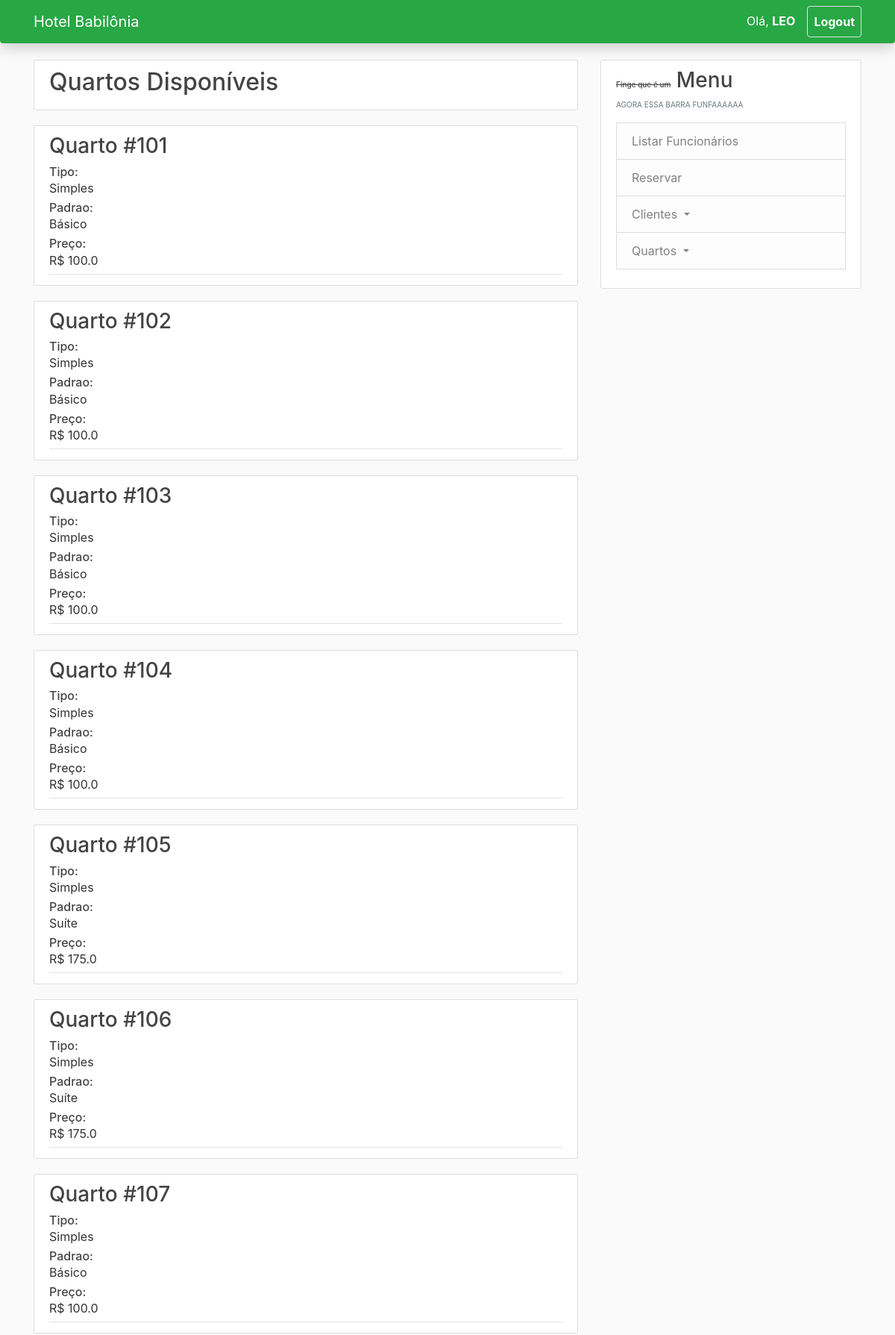
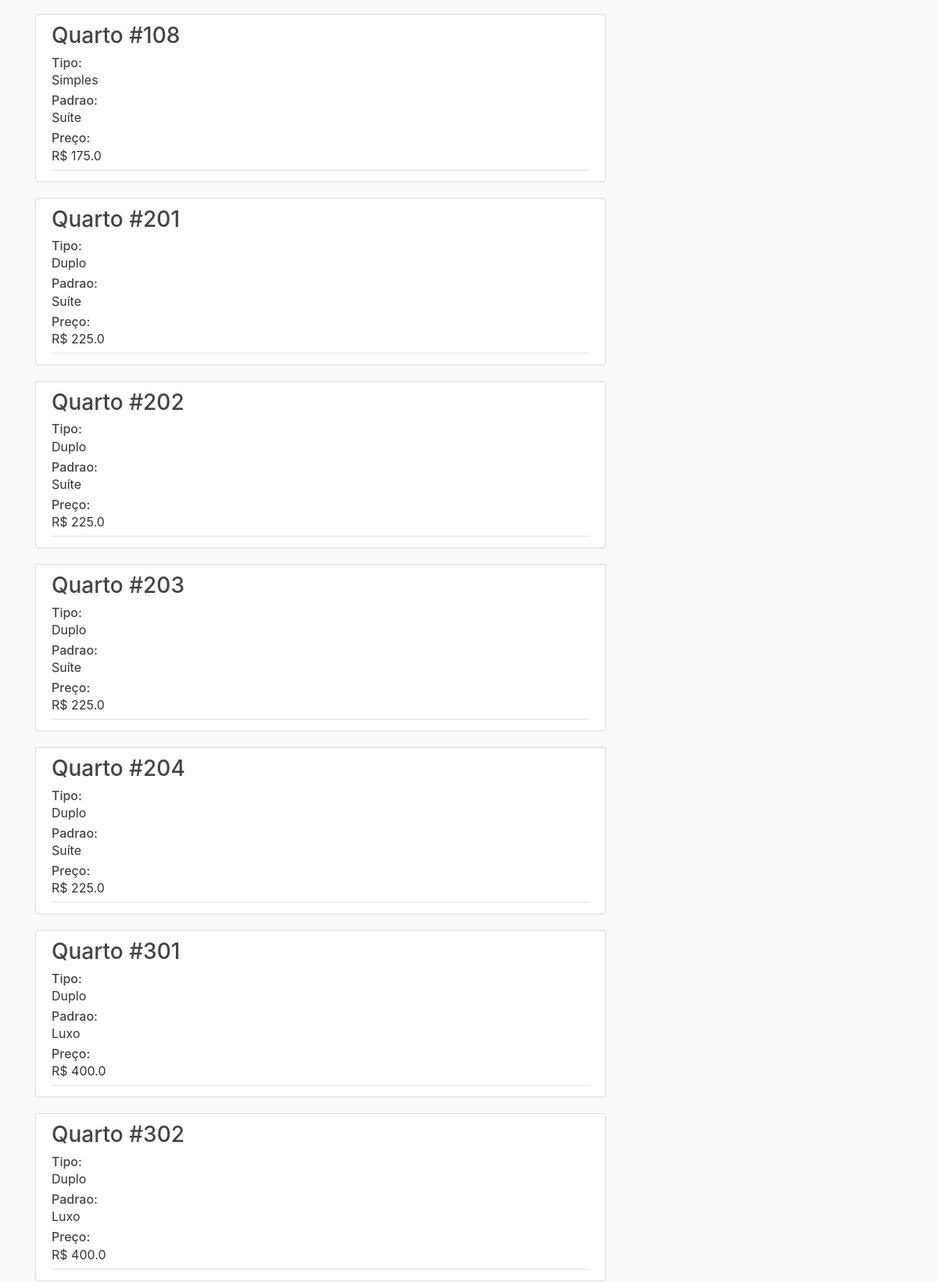
Page /list_available_rooms (signed in, upper part) on the committed database (2 pictures, top to bottom).
### babylon/models.py (models this page shows, shortened)
class Employee(db.Model):
	id = db.Column(db.Integer, primary_key=True)
	name = db.Column(db.String(20), nullable=False)
	email = db.Column(db.String(20), unique=True, nullable=False)
	cpf = db.Column(db.String(11), unique=True, nullable=False)
	role = db.Column(db.String(20), nullable=False)
	rg = db.Column(db.String(14), unique=True, nullable=False)
	birthdate = db.Column(db.Date, nullable=False)
	phone = db.Column(db.String(11), nullable=False)
	sex = db.Column(db.String(20), nullable=False)
	address = db.Column(db.String(120), nullable=False)
	username = db.relationship('User', backref='employee', lazy=True)
	booking = db.relationship('Booking', backref='employee', lazy=True)

class Room(db.Model):
	number = db.Column(db.Integer, unique=True, primary_key=True)
	price = db.Column(db.Float, nullable=False)
	floor = db.Column(db.Integer, nullable=False)
	available = db.Column(db.Boolean, nullable=False, default=True)
	style_id = db.Column(db.Integer, db.ForeignKey('style.id'), nullable=False)
	pattern_id = db.Column(db.Integer, db.ForeignKey('pattern.id'), nullable=False)
	booking = db.relationship('Booking', backref='room', lazy=True)

class Style(db.Model):
	id = db.Column(db.Integer, primary_key=True)
	name = db.Column(db.String(20), nullable=False)
	description = db.Column(db.String(200), nullable=False)
	price = db.Column(db.Float, nullable=False)
	room = db.relationship('Room', backref='style', lazy=True)

class Pattern(db.Model):
	id = db.Column(db.Integer, primary_key=True)
	name = db.Column(db.String(20), unique=True, nullable=False)
	description = db.Column(db.String(200), nullable=False)
	price = db.Column(db.Float, unique=True, nullable=False)
	room = db.relationship('Room', backref='pattern', lazy=True)

### babylon/routes.py (the view)
@app.route('/list_available_rooms')
@login_required
def list_available_rooms():
	rooms = Room.query.filter_by(available=True).all()
	return render_template('rooms.html', rooms=rooms, title='Disponíveis')

### babylon/models.py (called while the page is built)
@login_manager.user_loader
def load_user(user_id):
	return User.query.get(int(user_id))

### babylon/templates/rooms.html
{% extends "layout.html" %}
{% block content %}
<article class="media content-section">
    <div class="media-body">
      <h2>Quartos {{ title }}</h2>
    </div>
</article>
{% for room in rooms %}
<article class="media content-section">
  <div class="media-body">
    <div class="article-metadata">
      <h3>Quarto #<a class="article-title" href="#">{{ room.number }}</a></h3>
      <h6 style="margin: 0">Tipo: </h6>
      <p style="margin: 0 0 5px 0">{{ room.style.name }}</p>
      <h6 style="margin: 0">Padrao: </h6>
      <p style="margin: 0 0 5px 0">{{ room.pattern.name }}</p>
      <h6 style="margin: 0">Preço:</h6>
      <p style="margin: 0 0 5px 0">R$ {{ room.price }}</p>
    </div>
  </div>
</article>
{% endfor %}
{% endblock content %}

### babylon/templates/layout.html (shortened to what this page needs)
<!DOCTYPE html>
<html lang="en">
<head>
    <link rel="stylesheet" href="https://stackpath.bootstrapcdn.com/bootstrap/4.1.2/css/bootstrap.min.css">
    <link rel="stylesheet" type="text/css" href="{{ url_for('static', filename='main.css') }}" >
</head>
<body>
    <header class="site-header">
      <nav class="navbar navbar-expand-md navbar-dark bg-success fixed-top rounded-bottom shadow">
        <div class="container">
          <a class="navbar-brand mr-4" href="{{ url_for('bookings') }}">Hotel Babilônia</a>
            <div class="collapse navbar-collapse" id="navbarToggle">
              <div class="navbar-nav">
                {% if current_user.is_authenticated %}
                  <span class="nav-item nav-link" >Olá, <b>{{ current_user.employee.name.upper().split(' ')[0] }}</b></span>
                  <a class="nav-item nav-link border border rounded ml-2 px-2" href="{{ url_for('logout') }}"><strong>Logout</strong></a>
                {% else %}
                  <a class="nav-item nav-link" href="{{ url_for('login') }}">Login</a>
                {% endif %}
              </div>
            </div>
          </div>
      </nav>
    </header>
    <main role="main" class="container">
      <div class="row">
        <div class="col-md-8">
            {% block content %}{% endblock content %}
        </div>
        {% if current_user.is_authenticated %}
        <div class="col-md-4">
          <div class="content-section">
            <h3><strike style="font-size: 10px">Finge que é um</strike> Menu</h3>
            <p class='text-muted' style="font-size: 10px">AGORA ESSA BARRA FUNFAAAAAA
                {% if  current_user.is_authenticated and current_user.employee.role == 'Admin' %}
                <li class="list-group-item list-group-item-light">
                    <a style="text-decoration: none; color: #818182" href="{{ url_for('employees') }}">
                      Listar Funcionários
                    </a>
                </li>
                {% endif %}
                <li class="list-group-item list-group-item-light">
                    <a style="text-decoration: none; color: #818182" href="{{ url_for('register_booking') }}">
                      Reservar
                    </a>
                </li>
                <div>
                    <a href="#" id="dd" class="dropdown-toggle list-group-item list-group-item-light" data-toggle="dropdown" role="button" aria-haspopup="true" aria-expanded="false">Clientes </a>
                </div>
                <div>
                    <a href="#" id="dd2" class="dropdown-toggle list-group-item list-group-item-light" data-toggle="dropdown" role="button" aria-haspopup="true" aria-expanded="false">Quartos </a>
                </div>
            </p>
          </div>
        </div>
      </div>
      {% endif %}
    </main>
</body>
</html>

### babylon/static/main.css (style rules this page uses)
body { background: #fafafa; color: #333333; margin-top: 5rem; }
h1, h2, h3, h4, h5, h6 { color: #444444; }
::placeholder { color: #333333; opacity: 1; }
.site-header .navbar-nav .nav-link { color: #ffffff; }
.content-section { background: #ffffff; padding: 10px 20px; border: 1px solid #dddddd; border-radius: 3px; margin-bottom: 20px; }
.article-title { color: #444444; }
.article-metadata { padding-bottom: 1px; margin-bottom: 4px; border-bottom: 1px solid #e3e3e3 }

### rows in the picture
Employee: employee.name "LEO"
Room: number "101", style.name "Simples", pattern.name "Básico", price "100.0"
Room: number "102", style.name "Simples", pattern.name "Básico", price "100.0"
Room: number "103", style.name "Simples", pattern.name "Básico", price "100.0"
Room: number "104", style.name "Simples", pattern.name "Básico", price "100.0"
Room: number "105", style.name "Simples", pattern.name "Suíte", price "175.0"
Room: number "106", style.name "Simples", pattern.name "Suíte", price "175.0"
Room: number "107", style.name "Simples", pattern.name "Básico", price "100.0"
Room: number "108", style.name "Simples", pattern.name "Suíte", price "175.0"
Room: number "201", style.name "Duplo", pattern.name "Suíte", price "225.0"
Room: number "202", style.name "Duplo", pattern.name "Suíte", price "225.0"
Room: number "203", style.name "Duplo", pattern.name "Suíte", price "225.0"
Room: number "204", style.name "Duplo", pattern.name "Suíte", price "225.0"
Room: number "301", style.name "Duplo", pattern.name "Luxo", price "400.0"
Room: number "302", style.name "Duplo", pattern.name "Luxo", price "400.0"

### other values in the picture
{{ title }} "Disponíveis"
